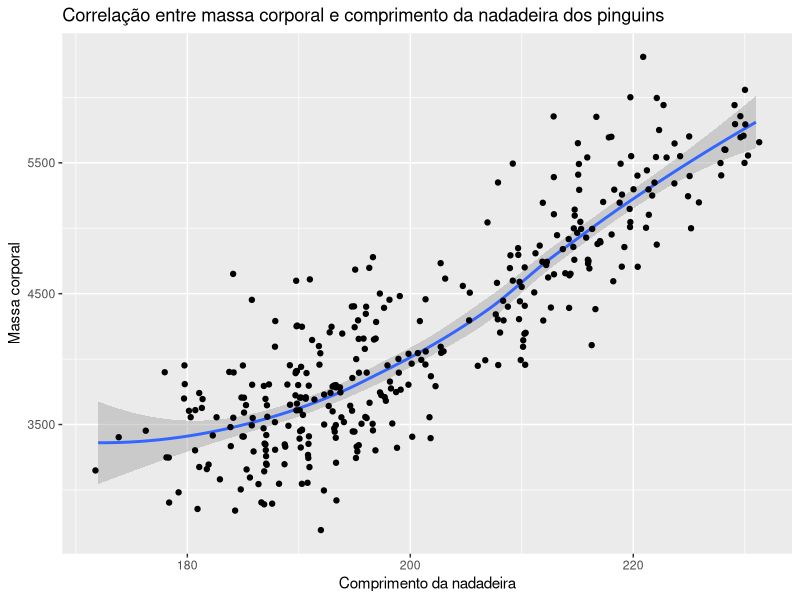
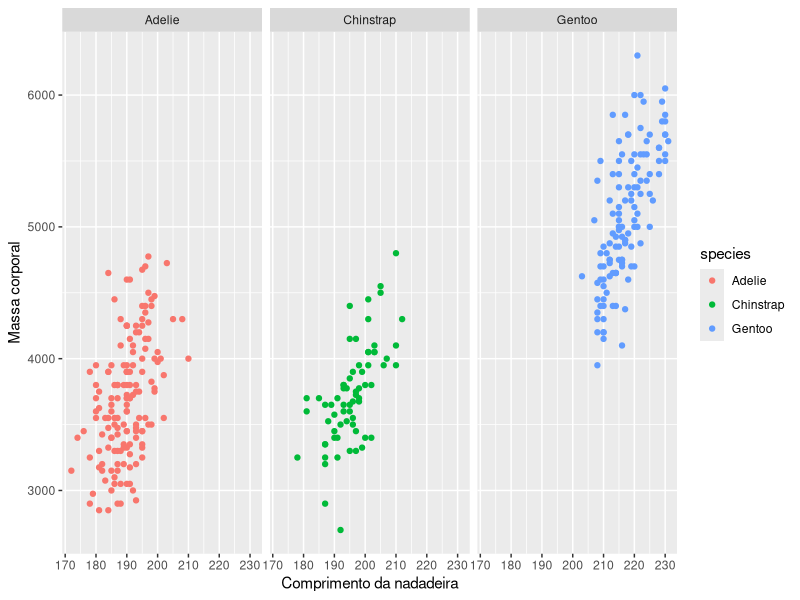
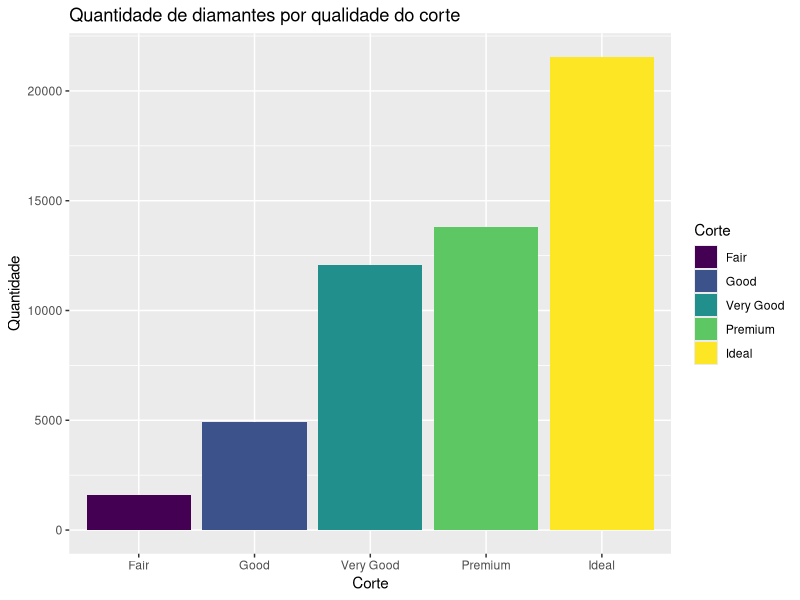
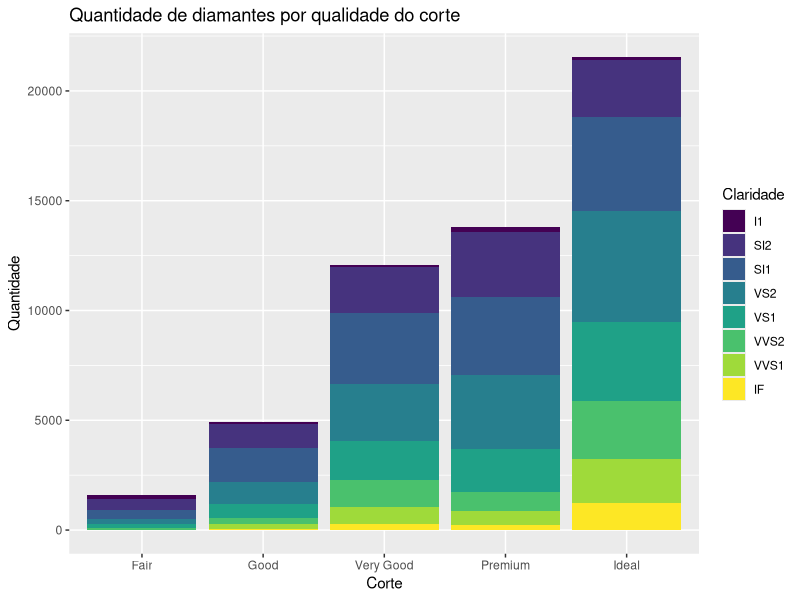

Source code (R) for these figures, in order:
## ---- chunk 1
knitr::opts_chunk$set(echo = TRUE)
## ---- chunk 2
install.packages("ggplot2")
install.packages("palmerpenguins")
library(ggplot2)
library(palmerpenguins)
## ---- chunk 3
ggplot(data=penguins) + 
  geom_smooth(mapping=aes(x=flipper_length_mm, y=body_mass_g)) +
  geom_jitter(mapping=aes(x=flipper_length_mm, y=body_mass_g)) +
  labs(title="Correlação entre massa corporal e comprimento da nadadeira dos pinguins", x="Comprimento da nadadeira", y="Massa corporal")
## ---- chunk 4
ggplot(data=penguins,aes(x=flipper_length_mm,y=body_mass_g)) + 
  geom_point(aes(color=species)) +
  facet_wrap(~species) + 
  labs(x="Comprimento da nadadeira", y="Massa corporal")
## ---- chunk 5
ggplot(data=diamonds) + 
  geom_bar(mapping=aes(x=cut, fill=cut)) +
  labs(title="Quantidade de diamantes por qualidade do corte", 
       x="Corte", y="Quantidade",
       fill="Corte")
## ---- chunk 6
ggplot(data=diamonds) + 
  geom_bar(mapping=aes(x=cut, fill=clarity)) +
  labs(title="Quantidade de diamantes por qualidade do corte", 
       x="Corte", y="Quantidade",
       fill="Claridade")
